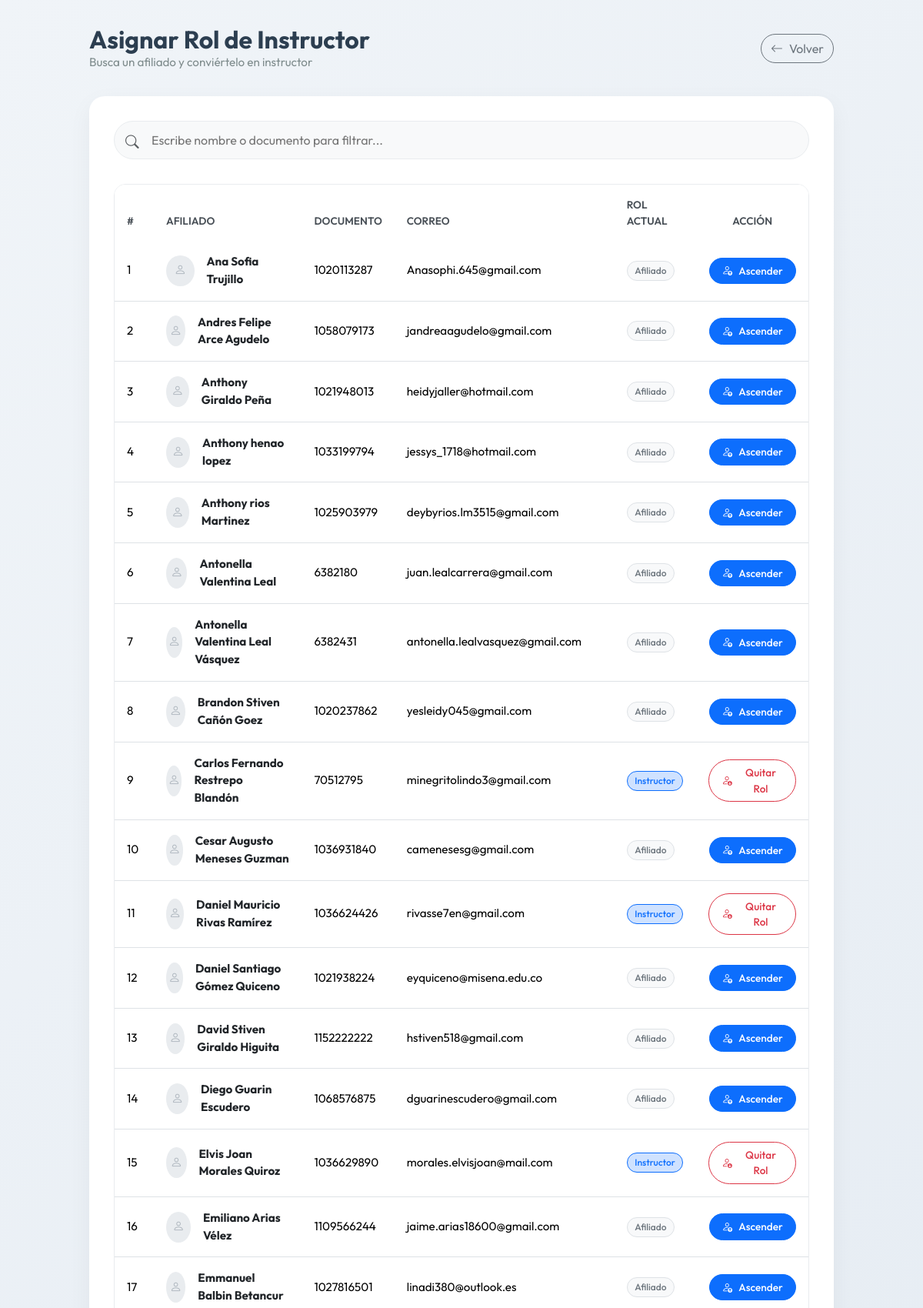
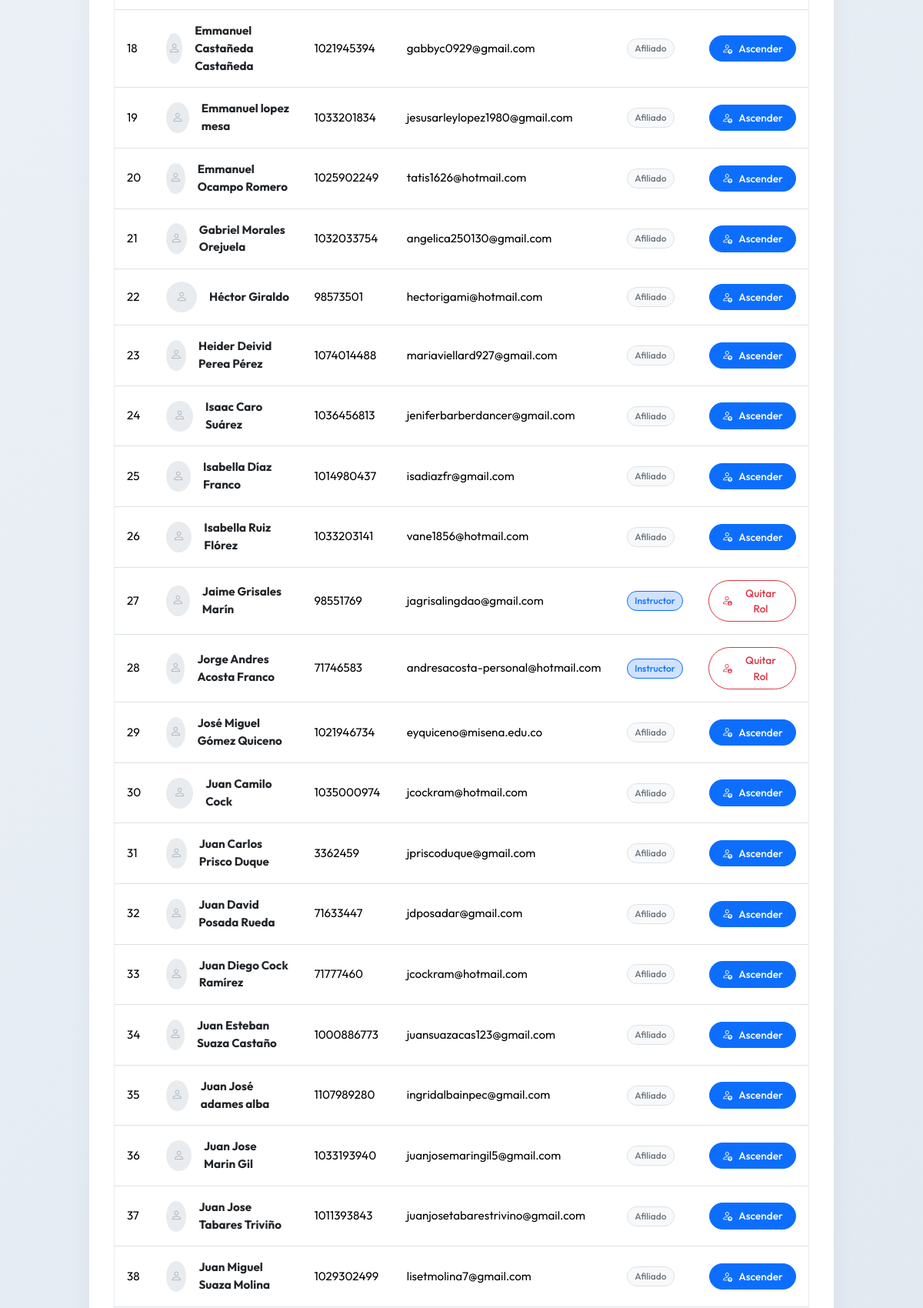
Screenshot of /views/instructores/asignar_rol.php (signed in, upper part) with the database file from the repository (2 pictures, top to bottom).
### tables this page shows
CREATE TABLE `afiliados_siao` (
  `id` int(11) NOT NULL,
  `nombre_completo` varchar(100) DEFAULT NULL,
  `documento` varchar(20) DEFAULT NULL,
  `fecha_nacimiento` date DEFAULT NULL,
  `sexo` varchar(10) DEFAULT NULL,
  `celular` varchar(15) DEFAULT NULL,
  `correo` varchar(100) DEFAULT NULL,
  `direccion` varchar(150) DEFAULT NULL,
  `ciudad` varchar(50) DEFAULT NULL,
  `eps` varchar(50) DEFAULT NULL,
  `tipo_sangre` varchar(5) DEFAULT NULL,
  `nombre_acudiente` varchar(100) DEFAULT NULL,
  `horario` varchar(100) DEFAULT NULL,
  `grado_cinturon` varchar(50) DEFAULT NULL,
  `fecha_inscripcion` date DEFAULT NULL,
  `foto_nombre` varchar(100) DEFAULT NULL,
  `creado_en` timestamp NOT NULL DEFAULT CURRENT_TIMESTAMP,
  `rol` varchar(20) NOT NULL DEFAULT 'afiliado',
  `es_instructor` tinyint(1) NOT NULL DEFAULT '0',
  `usuario_id` int(11) DEFAULT NULL,
  `estado_pago` enum('pendiente','pagado','vencido') DEFAULT 'pendiente',
  `observaciones` text,
  `activo` tinyint(1) DEFAULT '1',
  `fecha_creacion` timestamp NOT NULL DEFAULT CURRENT_TIMESTAMP,
  `fecha_actualizacion` timestamp NOT NULL DEFAULT CURRENT_TIMESTAMP ON UPDATE CURRENT_TIMESTAMP
);

### views/instructores/asignar_rol.php (the view, shortened to what this page needs)
<?php
$conn = conectarDB();
$resultado = $conn->query("SELECT id, nombre_completo, documento, correo, rol, foto_nombre FROM afiliados_siao ORDER BY nombre_completo ASC");
$afiliados = $resultado->fetch_all(MYSQLI_ASSOC);
?>
<!DOCTYPE html>
<html lang="es">
<head>
  <link href="https://cdn.jsdelivr.net/npm/bootstrap@5.3.3/dist/css/bootstrap.min.css" rel="stylesheet">
  <link href="https://cdn.jsdelivr.net/npm/bootstrap-icons@1.10.5/font/bootstrap-icons.css" rel="stylesheet">
</head>
<body>
<div class="main-container">
  <div class="page-header animate-fade-in">
    <div class="page-title">
      <h2>Asignar Rol de Instructor</h2>
      <p>Busca un afiliado y conviértelo en instructor</p>
    </div>
    <a href="index.php" class="btn btn-outline-secondary rounded-pill">
      <i class="bi bi-arrow-left me-2"></i>Volver
    </a>
  </div>
  <div class="content-card">
    <div class="position-relative">
      <i class="bi bi-search position-absolute text-muted" style="top: 15px; left: 15px; font-size: 1.1rem;"></i>
      <input type="text" id="searchInput" class="search-input" style="padding-left: 3rem;" placeholder="Escribe nombre o documento para filtrar...">
    </div>
    <div class="table-container">
      <div class="table-responsive">
        <table class="table table-hover mb-0" id="affiliateTable">
          <thead>
            <tr>
              <th>#</th>
              <th>Afiliado</th>
              <th>Documento</th>
              <th>Correo</th>
              <th>Rol Actual</th>
              <th class="text-center">Acción</th>
            </tr>
          </thead>
          <tbody>
            <?php $n=1; foreach($afiliados as $row): ?>
            <tr>
              <td><?= $n++ ?></td>
              <td>
                <div class="d-flex align-items-center gap-3">
                  <?php
                    $foto = "../../assets/uploads/fotos/" . ($row['foto_nombre'] ?? '');
                    if (!empty($row['foto_nombre']) && file_exists($foto)) {
                      echo '<img src="' . $foto . '" alt="avatar" class="avatar-img">';
                    } else {
                      echo '<div class="avatar-placeholder"><i class="bi bi-person"></i></div>';
                    }
                  ?>
                  <span class="fw-bold text-dark"><?= htmlspecialchars($row['nombre_completo']) ?></span>
                </div>
              </td>
              <td><?= htmlspecialchars($row['documento']) ?></td>
              <td><?= htmlspecialchars($row['correo']) ?></td>
              <td>
                <?php if ($row['rol'] == 'instructor'): ?>
                  <span class="badge badge-custom bg-primary-subtle text-primary border border-primary">Instructor</span>
                <?php else: ?>
                  <span class="badge badge-custom bg-light text-secondary border">Afiliado</span>
                <?php endif; ?>
              </td>
              <td class="text-center">
                <?php if ($row['rol'] == 'instructor'): ?>
                  <form method="post" action="procesar_rol.php" class="d-inline">
                    <button class="btn btn-outline-danger btn-action" onclick="return confirm('¿Quitar rol de instructor a <?= htmlspecialchars($row['nombre_completo']) ?>? Su acceso de usuario NO se eliminará, pero perderá permisos de rol.')">
                      <i class="bi bi-person-down"></i> Quitar Rol
                    </button>
                  </form>
                <?php else: ?>
                  <form method="post" action="procesar_rol.php" class="d-inline">
                    <button class="btn btn-primary btn-action" onclick="return confirm('¿Asignar rol de instructor a <?= htmlspecialchars($row['nombre_completo']) ?>?')">
                      <i class="bi bi-person-up"></i> Ascender
                    </button>
                  </form>
                <?php endif; ?>
              </td>
            </tr>
            <?php endforeach; ?>
          </tbody>
        </table>
      </div>
    </div>
  </div>
</div>
</body>
</html>

### views/instructores/asignar_rol.php (style rules this page uses)
:root { --primary-color: #0d6efd; --secondary-color: #6c757d; }
body { background: linear-gradient(135deg, #f0f4f8 0%, #d7e1ec 100%); min-height: 100vh; font-family: 'Outfit', sans-serif; padding-bottom: 2rem; }
.main-container { max-width: 1000px; margin: 0 auto; padding: 2rem 1rem; }
.content-card { background: white; border-radius: 20px; box-shadow: 0 10px 30px rgba(0,0,0,0.05); padding: 2rem; border: none; }
.page-header { display: flex; justify-content: space-between; align-items: center; margin-bottom: 2rem; }
.page-title h2 { font-weight: 700; color: #2c3e50; margin: 0; }
.page-title p { color: #7f8c8d; margin: 0; font-size: 0.95rem; }
.search-input { border-radius: 50px; padding: 0.75rem 1.5rem; border: 1px solid #e9ecef; background-color: #f8f9fa; width: 100%; margin-bottom: 2rem; transition: all 0.3s; }
.table-container { border-radius: 15px; overflow: hidden; border: 1px solid #e9ecef; }
.table thead { background: #f8f9fa; }
.table th { font-weight: 600; color: #495057; text-transform: uppercase; font-size: 0.85rem; border-bottom: none; padding: 1rem; }
.table td { vertical-align: middle; padding: 1rem; font-size: 0.95rem; }
.avatar-placeholder { width: 40px; height: 40px; border-radius: 50%; background: #e9ecef; display: flex; align-items: center; justify-content: center; color: #adb5bd; }
.badge-custom { padding: 0.5em 0.8em; border-radius: 30px; font-weight: 500; font-size: 0.75rem; }
.btn-action { border-radius: 50px; padding: 0.375rem 1rem; font-size: 0.85rem; font-weight: 500; display: inline-flex; align-items: center; gap: 0.5rem; transition: all 0.2s; }

### rows the page displays
afiliados_siao: nombre_completo "Ana Sofia Trujillo", documento "1020113287", correo "Anasophi.645@gmail.com", rol "Afiliado"
afiliados_siao: nombre_completo "Andres Felipe Arce Agudelo", documento "1058079173", correo "jandreaagudelo@gmail.com", rol "Afiliado"
afiliados_siao: nombre_completo "Anthony Giraldo Peña", documento "1021948013", correo "heidyjaller@hotmail.com", rol "Afiliado"
afiliados_siao: nombre_completo "Anthony henao lopez", documento "1033199794", correo "jessys_1718@hotmail.com", rol "Afiliado"
afiliados_siao: nombre_completo "Anthony rios Martinez", documento "1025903979", correo "deybyrios.lm3515@gmail.com", rol "Afiliado"
afiliados_siao: nombre_completo "Antonella Valentina Leal", documento "6382180", correo "juan.lealcarrera@gmail.com", rol "Afiliado"
afiliados_siao: nombre_completo "Antonella Valentina Leal Vásquez", documento "6382431", correo "antonella.lealvasquez@gmail.com", rol "Afiliado"
afiliados_siao: nombre_completo "Brandon Stiven Cañón Goez", documento "1020237862", correo "yesleidy045@gmail.com", rol "Afiliado"
afiliados_siao: nombre_completo "Carlos Fernando Restrepo Blandón", documento "70512795", correo "minegritolindo3@gmail.com", rol "Instructor"
afiliados_siao: nombre_completo "Cesar Augusto Meneses Guzman", documento "1036931840", correo "camenesesg@gmail.com", rol "Afiliado"
afiliados_siao: nombre_completo "Daniel Mauricio Rivas Ramírez", documento "1036624426", correo "rivasse7en@gmail.com", rol "Instructor"
afiliados_siao: nombre_completo "Daniel Santiago Gómez Quiceno", documento "1021938224", correo "eyquiceno@misena.edu.co", rol "Afiliado"
afiliados_siao: nombre_completo "David Stiven Giraldo Higuita", documento "1152222222", correo "hstiven518@gmail.com", rol "Afiliado"
afiliados_siao: nombre_completo "Diego Guarin Escudero", documento "1068576875", correo "dguarinescudero@gmail.com", rol "Afiliado"
afiliados_siao: nombre_completo "Elvis Joan Morales Quiroz", documento "1036629890", correo "morales.elvisjoan@mail.com", rol "Instructor"
afiliados_siao: nombre_completo "Emiliano Arias Vélez", documento "1109566244", correo "jaime.arias18600@gmail.com", rol "Afiliado"
afiliados_siao: nombre_completo "Emmanuel Balbin Betancur", documento "1027816501", correo "linadi380@outlook.es", rol "Afiliado"
afiliados_siao: nombre_completo "Emmanuel Castañeda Castañeda", documento "1021945394", correo "gabbyc0929@gmail.com", rol "Afiliado"
afiliados_siao: nombre_completo "Emmanuel lopez mesa", documento "1033201834", correo "jesusarleylopez1980@gmail.com", rol "Afiliado"
afiliados_siao: nombre_completo "Emmanuel Ocampo Romero", documento "1025902249", correo "tatis1626@hotmail.com", rol "Afiliado"
afiliados_siao: nombre_completo "Gabriel Morales Orejuela", documento "1032033754", correo "angelica250130@gmail.com", rol "Afiliado"
afiliados_siao: nombre_completo "Héctor Giraldo", documento "98573501", correo "hectorigami@hotmail.com", rol "Afiliado"
afiliados_siao: nombre_completo "Heider Deivid Perea Pérez", documento "1074014488", correo "mariaviellard927@gmail.com", rol "Afiliado"
afiliados_siao: nombre_completo "Isaac Caro Suárez", documento "1036456813", correo "jeniferbarberdancer@gmail.com", rol "Afiliado"
afiliados_siao: nombre_completo "Isabella Díaz Franco", documento "1014980437", correo "isadiazfr@gmail.com", rol "Afiliado"
afiliados_siao: nombre_completo "Isabella Ruiz Flórez", documento "1033203141", correo "vane1856@hotmail.com", rol "Afiliado"
afiliados_siao: nombre_completo "Jaime Grisales Marín", documento "98551769", correo "jagrisalingdao@gmail.com", rol "Instructor"
afiliados_siao: nombre_completo "Jorge Andres Acosta Franco", documento "71746583", correo "andresacosta-personal@hotmail.com", rol "Instructor"
afiliados_siao: nombre_completo "José Miguel Gómez Quiceno", documento "1021946734", correo "eyquiceno@misena.edu.co", rol "Afiliado"
afiliados_siao: nombre_completo "Juan Camilo Cock", documento "1035000974", correo "jcockram@hotmail.com", rol "Afiliado"
afiliados_siao: nombre_completo "Juan Carlos Prisco Duque", documento "3362459", correo "jpriscoduque@gmail.com", rol "Afiliado"
afiliados_siao: nombre_completo "Juan David Posada Rueda", documento "71633447", correo "jdposadar@gmail.com", rol "Afiliado"
afiliados_siao: nombre_completo "Juan Diego Cock Ramírez", documento "71777460", correo "jcockram@hotmail.com", rol "Afiliado"
afiliados_siao: nombre_completo "Juan Esteban Suaza Castaño", documento "1000886773", correo "juansuazacas123@gmail.com", rol "Afiliado"
afiliados_siao: nombre_completo "Juan José adames alba", documento "1107989280", correo "ingridalbainpec@gmail.com", rol "Afiliado"
afiliados_siao: nombre_completo "Juan Jose Marin Gil", documento "1033193940", correo "juanjosemaringil5@gmail.com", rol "Afiliado"
afiliados_siao: nombre_completo "Juan Jose Tabares Triviño", documento "1011393843", correo "juanjosetabarestrivino@gmail.com", rol "Afiliado"
afiliados_siao: nombre_completo "Juan Miguel Suaza Molina", documento "1029302499", correo "lisetmolina7@gmail.com", rol "Afiliado"
